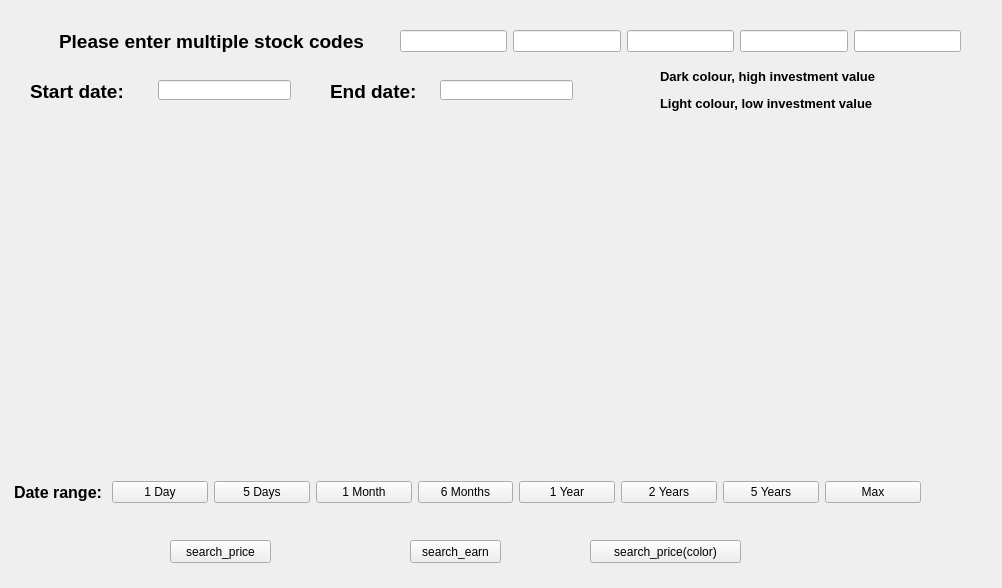
<?xml version="1.0" encoding="UTF-8"?>
<ui version="4.0">
 <class>Form</class>
 <widget class="QWidget" name="Form">
  <property name="geometry">
   <rect>
    <x>0</x>
    <y>0</y>
    <width>1002</width>
    <height>588</height>
   </rect>
  </property>
  <property name="windowTitle">
   <string>Form</string>
  </property>
  <widget class="QLabel" name="image">
   <property name="geometry">
    <rect>
     <x>20</x>
     <y>120</y>
     <width>901</width>
     <height>351</height>
    </rect>
   </property>
   <property name="text">
    <string/>
   </property>
  </widget>
  <widget class="QLabel" name="label">
   <property name="geometry">
    <rect>
     <x>30</x>
     <y>30</y>
     <width>363</width>
     <height>22</height>
    </rect>
   </property>
   <property name="text">
    <string>&lt;html&gt;&lt;head/&gt;&lt;body&gt;&lt;p align=&quot;center&quot;&gt;&lt;span style=&quot; font-size:14pt; font-weight:600;&quot;&gt;Please enter multiple stock codes&lt;/span&gt;&lt;/p&gt;&lt;/body&gt;&lt;/html&gt;</string>
   </property>
  </widget>
  <widget class="QPushButton" name="price">
   <property name="geometry">
    <rect>
     <x>170</x>
     <y>540</y>
     <width>101</width>
     <height>23</height>
    </rect>
   </property>
   <property name="text">
    <string>search_price</string>
   </property>
  </widget>
  <widget class="QPushButton" name="earn">
   <property name="geometry">
    <rect>
     <x>410</x>
     <y>540</y>
     <width>91</width>
     <height>23</height>
    </rect>
   </property>
   <property name="text">
    <string>search_earn</string>
   </property>
  </widget>
  <widget class="QPushButton" name="color">
   <property name="geometry">
    <rect>
     <x>590</x>
     <y>540</y>
     <width>151</width>
     <height>23</height>
    </rect>
   </property>
   <property name="text">
    <string>search_price(color)</string>
   </property>
  </widget>
  <widget class="QLabel" name="label_4">
   <property name="geometry">
    <rect>
     <x>30</x>
     <y>80</y>
     <width>121</width>
     <height>22</height>
    </rect>
   </property>
   <property name="text">
    <string>&lt;html&gt;&lt;head/&gt;&lt;body&gt;&lt;p&gt;&lt;span style=&quot; font-size:14pt; font-weight:600;&quot;&gt;Start date:&lt;/span&gt;&lt;/p&gt;&lt;/body&gt;&lt;/html&gt;</string>
   </property>
  </widget>
  <widget class="QLabel" name="label_5">
   <property name="geometry">
    <rect>
     <x>330</x>
     <y>80</y>
     <width>99</width>
     <height>22</height>
    </rect>
   </property>
   <property name="text">
    <string>&lt;html&gt;&lt;head/&gt;&lt;body&gt;&lt;p&gt;&lt;span style=&quot; font-size:14pt; font-weight:600;&quot;&gt;End date:&lt;/span&gt;&lt;/p&gt;&lt;/body&gt;&lt;/html&gt;</string>
   </property>
  </widget>
  <widget class="QLineEdit" name="start">
   <property name="geometry">
    <rect>
     <x>158</x>
     <y>80</y>
     <width>133</width>
     <height>20</height>
    </rect>
   </property>
  </widget>
  <widget class="QLineEdit" name="end">
   <property name="geometry">
    <rect>
     <x>440</x>
     <y>80</y>
     <width>133</width>
     <height>20</height>
    </rect>
   </property>
  </widget>
  <widget class="QLabel" name="label_6">
   <property name="geometry">
    <rect>
     <x>660</x>
     <y>60</y>
     <width>281</width>
     <height>61</height>
    </rect>
   </property>
   <property name="text">
    <string>&lt;html&gt;&lt;head/&gt;&lt;body&gt;&lt;p&gt;&lt;span style=&quot; font-size:10pt; font-weight:600;&quot;&gt;Dark colour, high investment value&lt;/span&gt;&lt;/p&gt;&lt;p&gt;&lt;span style=&quot; font-size:10pt; font-weight:600;&quot;&gt;Light colour, low investment value&lt;/span&gt;&lt;/p&gt;&lt;/body&gt;&lt;/html&gt;</string>
   </property>
  </widget>
  <widget class="QWidget" name="layoutWidget">
   <property name="geometry">
    <rect>
     <x>10</x>
     <y>480</y>
     <width>911</width>
     <height>25</height>
    </rect>
   </property>
   <layout class="QHBoxLayout" name="horizontalLayout">
    <item>
     <widget class="QLabel" name="label_7">
      <property name="text">
       <string>&lt;html&gt;&lt;head/&gt;&lt;body&gt;&lt;p align=&quot;center&quot;&gt;&lt;span style=&quot; font-size:12pt; font-weight:600;&quot;&gt;Date range:&lt;/span&gt;&lt;/p&gt;&lt;/body&gt;&lt;/html&gt;</string>
      </property>
     </widget>
    </item>
    <item>
     <widget class="QPushButton" name="oned">
      <property name="text">
       <string>1 Day</string>
      </property>
     </widget>
    </item>
    <item>
     <widget class="QPushButton" name="fived">
      <property name="text">
       <string>5 Days</string>
      </property>
     </widget>
    </item>
    <item>
     <widget class="QPushButton" name="onem">
      <property name="text">
       <string>1 Month</string>
      </property>
     </widget>
    </item>
    <item>
     <widget class="QPushButton" name="sixm">
      <property name="text">
       <string>6 Months</string>
      </property>
     </widget>
    </item>
    <item>
     <widget class="QPushButton" name="oney">
      <property name="text">
       <string>1 Year</string>
      </property>
     </widget>
    </item>
    <item>
     <widget class="QPushButton" name="twoy">
      <property name="text">
       <string>2 Years</string>
      </property>
     </widget>
    </item>
    <item>
     <widget class="QPushButton" name="fivey">
      <property name="text">
       <string>5 Years</string>
      </property>
     </widget>
    </item>
    <item>
     <widget class="QPushButton" name="max">
      <property name="text">
       <string>Max</string>
      </property>
     </widget>
    </item>
   </layout>
  </widget>
  <widget class="QWidget" name="layoutWidget">
   <property name="geometry">
    <rect>
     <x>400</x>
     <y>30</y>
     <width>561</width>
     <height>22</height>
    </rect>
   </property>
   <layout class="QHBoxLayout" name="horizontalLayout_2">
    <item>
     <widget class="QLineEdit" name="code1"/>
    </item>
    <item>
     <widget class="QLineEdit" name="code2"/>
    </item>
    <item>
     <widget class="QLineEdit" name="code3"/>
    </item>
    <item>
     <widget class="QLineEdit" name="code4"/>
    </item>
    <item>
     <widget class="QLineEdit" name="code5"/>
    </item>
   </layout>
  </widget>
 </widget>
 <resources/>
 <connections/>
</ui>
